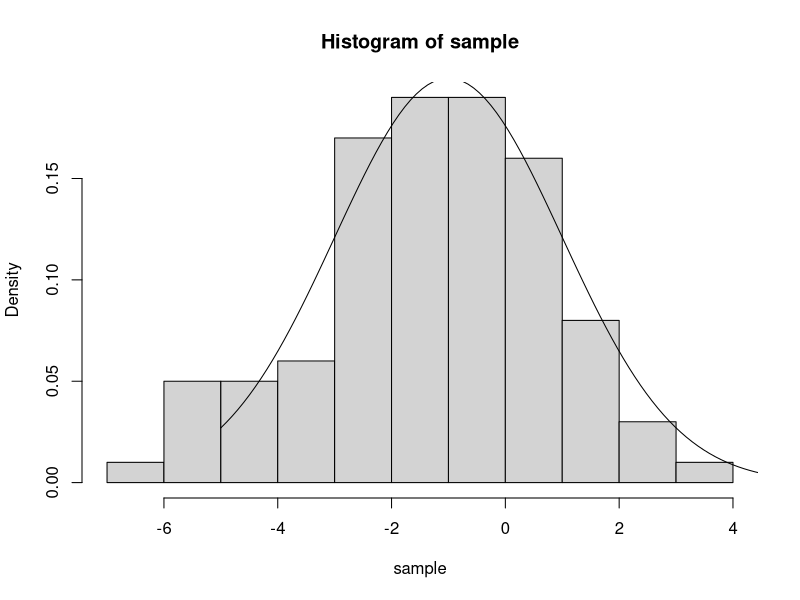

The R source for this figure:
# Lecture9-1
# a) Generate a sample with given size, mu, sigma
sample <- rnorm(100, -1, 2)

# a) Compute mean and standard deviation
mean(sample)
sd(sample)

# b) Make a density scale histogram and overlay the density function
hist(sample, freq = F)
x <- seq(-5, 5, length = 100)
lines(x, dnorm(x, -1 ,2))